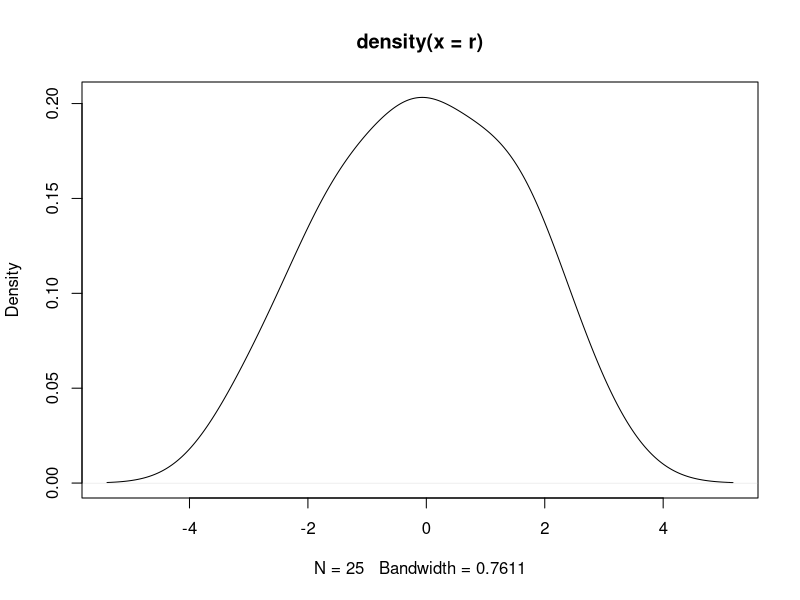

Source code (R):
## ---- chunk 1
# Quick summary
ranrw <- function(mu, sigma, p0=100, T=100) {
  cumprod(c(p0, 1 + (rnorm(n=T, mean=mu, sd=sigma)/100)))
}
prices2returns <- function(x) {
  100*diff(log(x))
}
returns2prices <- function(r, p0=100) {
  c(p0, p0 * exp(cumsum(r/100)))
}

cat("Simulate 25 points from a random walk starting at 1500 --\n")
p <- ranrw(0.05, 1.4, p0=1500, T=25)
    # gives you a 25-long series, starting with a price of 1500, where
    # one-period returns are N(0.05,1.4^2) percent.
print(p)

cat("Convert to returns--\n")
r <- prices2returns(p)
print(r)

cat("Go back from returns to prices --\n")
goback <- returns2prices(r, 1500)
print(goback)

summary(r); sd(r)                       # summary statistics
plot(density(r))                        # kernel density plot

